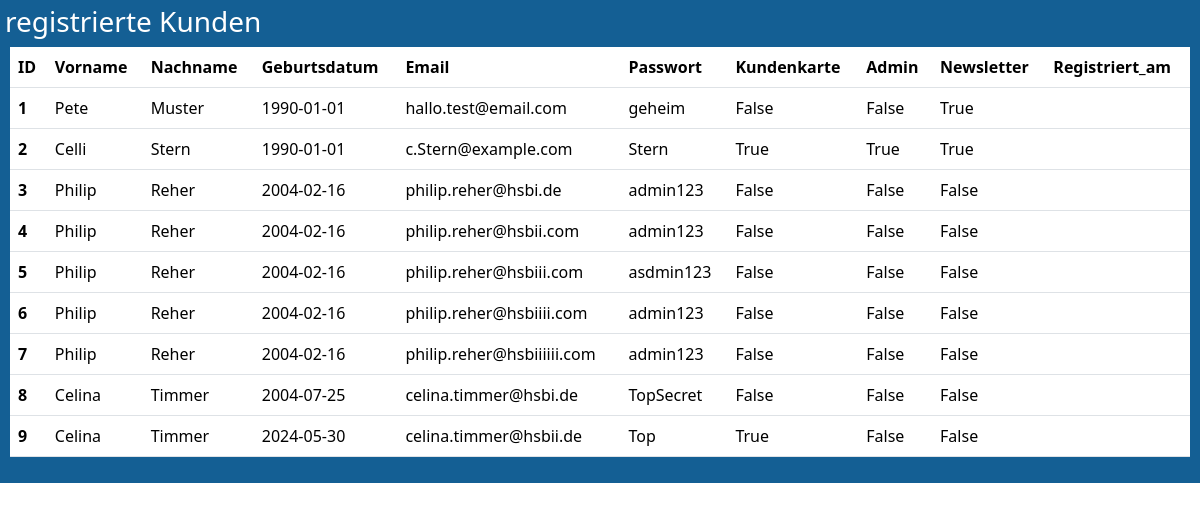
The app's page /Kunden, older data.
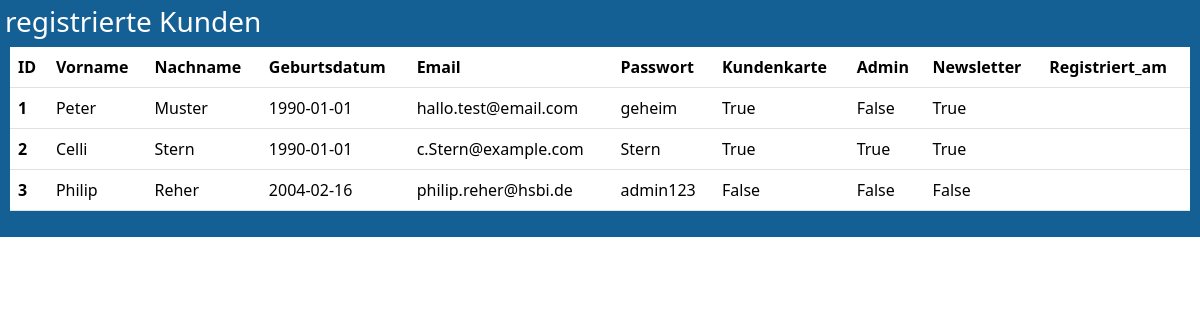
The same page, newer data.
### model.py (models this page shows, shortened)
class Nutzer(db.Model):
    __tablename__ = 'nutzer'
    ID = db.Column(db.Integer, primary_key=True)
    Vorname = db.Column(db.String(45))
    Nachname = db.Column(db.String(45))
    Geburtsdatum = db.Column(db.Date)
    Email = db.Column(db.String(45), nullable=False, unique=True)
    Passwort = db.Column(db.String(45), nullable=False)
    Kundenkarte = db.Column(db.Boolean)
    Admin = db.Column(db.Boolean)
    Newsletter = db.Column(db.Boolean)
    Registriert_am = db.Column(db.Date)

### app_admin.py (the view)
@admin.route('/Kunden')
def show_nutzer():
    nutzer_entries = db.session.query(Nutzer).all()
    column_names = ["ID", "Vorname", "Nachname", "Geburtsdatum", "Email", "Passwort", "Kundenkarte", "Admin", "Newsletter", " Registriert_am"]
    return render_template('db_table_view.html', entries=nutzer_entries, column_names=column_names, title = "registrierte Kunden")

### templates/db_table_view.html (shortened to what this page needs)
{% extends "sm_default_import_only.html" %}
{% block content %}
    <div class="dbPage-container">
        <h3>{{title}}</h1>
        <div class = " table-container">
            <table class="table">
                <thead class="thead-light">
                <tr>
                    {% for name in column_names %}
                        <th scope="col">{{ name }}</th>
                    {% endfor %}
                </tr>
                </thead>
                <tbody>
                    {% for entry in entries %}
                        <tr>
                            {% for identifier in column_names %}
                                {% if identifier == "ID" %}
                                    <th scope="row">{{ entry.ID }}</th>
                                {% else %}
                                    <td>{{ entry[identifier]  }}</td>
                                {% endif%}
                            {% endfor %}
                        </tr>
                    {% endfor %}
                </tbody>
            </table>
        </div>
    </div>
{%endblock%}

### templates/sm_default_import_only.html (shortened to what this page needs)
<!doctype html>
<html lang="en">
    <head>
        <link rel="stylesheet" type="text/css" href="{{ url_for('static', filename='style.css') }}">
        <link rel="stylesheet" type="text/css" href="../static/style.css">
        <link href="
        https://cdn.jsdelivr.net/npm/bootstrap@5.3.3/dist/css/bootstrap.min.css"
        rel="stylesheet">
    </head>
    <body>
        {% block content %}
        {% endblock %}
    </body>
</html>

### static/style.css (style rules this page uses)
header, body, footer { background-color: rgb(24, 115, 180); color: white; height: auto; display: flex; flex-direction: column; }
.dbPage-container { background-color: rgb(20, 95, 148); color: white; flex: 1; overflow: hidden; padding: 5px; height: 75vh; }
.table-container { overflow-y: auto; overflow-x: auto; max-width: 100%; margin: 5px; }
.table { width: 100%; border-collapse: collapse; table-layout: auto; }
td, th { padding : 5px; overflow: hidden; text-overflow: ellipsis; }

Row changes from the older to the newer data that the page shows:
removed Nutzer: ID "4", Vorname "Philip" "Reher" "2004-02-16" "philip.reher@hsbii.com" "admin123" "False" "False" "False"
removed Nutzer: ID "5", Vorname "Philip" "Reher" "2004-02-16" "philip.reher@hsbiii.com" "asdmin123" "False" "False" "False"
removed Nutzer: ID "6", Vorname "Philip" "Reher" "2004-02-16" "philip.reher@hsbiiii.com" "admin123" "False" "False" "False"
removed Nutzer: ID "7", Vorname "Philip" "Reher" "2004-02-16" "philip.reher@hsbiiiiii.com" "admin123" "False" "False" "False"
removed Nutzer: ID "8", Vorname "Celina" "Timmer" "2004-07-25" "celina.timmer@hsbi.de" "TopSecret" "False" "False" "False"
removed Nutzer: ID "9", Vorname "Celina" "Timmer" "2024-05-30" "celina.timmer@hsbii.de" "Top" "True" "False" "False"
Text that changed along with them:
new list line: "Peter"
new list line: "True"
list line gone: "Pete"
list line gone: "False"
